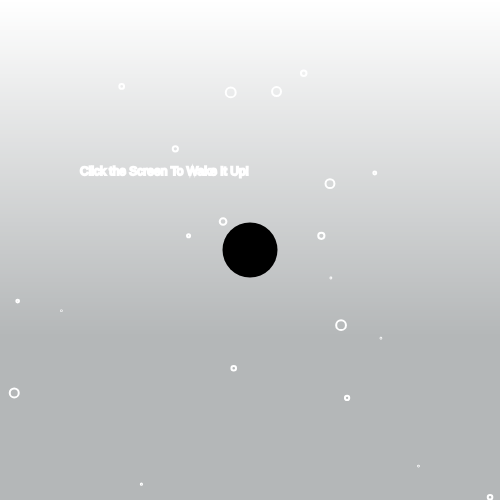
Frame 1 (no input)
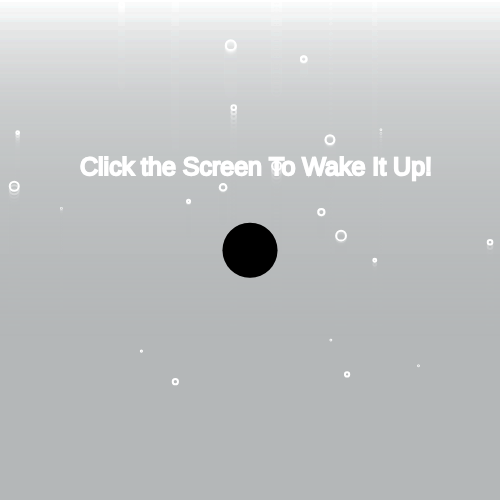
Frame 60 (no input)
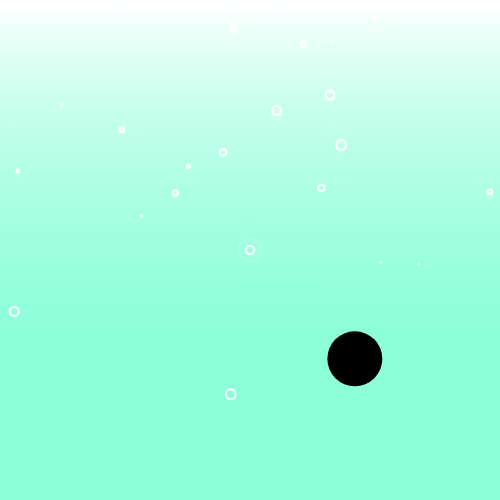
Frame 120 (the mouse pressed at the canvas centre since frame 60)

The p5.js sketch that drew these frames (run headless with seeded random() and noise() and a simulated clock; from frame 60 on, the mouse is pressed at the canvas centre):

// p5.js sketch
// ── sketch.js
let ballX = 250;
let ballY = 250;
let angle = 0;
let beginText = "Click the Screen To Wake It Up!";

let moving;

let xacc = 1;
let yacc = 2;
let d=55;
let growspeed=2;

let wakemillisecond = 0;

let angle1;
let angleV;
let radiald;
let sinValue;

let h=5;

let h1 = 2;
let x, y;
let speed;
let r, g, b;

let speedX=5;
let speedY=5;

let xArray = [];
let yArray = [];
let speedArray = [];
let dArray=[];

let sinInputC = 0;

let change=false;

let speedI=2;

let distanceT

function setup(){
    createCanvas(500,500);

    angle1 = 0;
    angleV = 0.06;
    radiald = 150;
  
    moving = 0;
    
    x=random(width);
    y=random(height);
  
  
    r = 180;
    g = 183;
    b = 184;
    
    for (let i = 0; i <= 20; i ++) {
      xArray.push(random(width));
      yArray.push(random(height));
      speedArray.push(random(0.1, 5));
      dArray.push(random(0,10))
    }
    
    distanceT=dist(ballX,ballY,0,260);
}

function draw(){
    background(260,260,260,50);
  
  background1();

  fill(260);
  text(beginText, 80, 175);
  textSize(25);
  
  
  if (moving == 1) {
    
    background(260,260,260,100);
    
    if(millis() - wakemillisecond < 22500 || millis() - wakemillisecond >= 29500 ){
    ballwaken();
  }

    if(millis() - wakemillisecond > 3000 && millis() - wakemillisecond < 45500){
      ballMoving();
    }
    
    if (millis() - wakemillisecond >= 22500 && millis() - wakemillisecond < 29500) {
      
      if(distanceT>0){
         ballX -=ballX/speedX;
         ballY +=(-ballY+250)/speedY;
      }
      fill(0,0,0,90);
  circle(ballX, ballY, d);
       }
    
    if(millis() - wakemillisecond >= 29500 && millis() - wakemillisecond < 45500){
      ballsin();
    }
    
    if (millis() - wakemillisecond >= 45500 ) {
      ballcircle();
      }
    
  } else if (moving == 0) {
    ball();
  }else if( moving == 2){
    ballIn();
  }
  
}

function mousePressed() {
  if (moving == 0){
  beginText = "";
  
  moving = 1;
  wakemillisecond = millis();
  }else if(moving == 1){
    moving=2;
  }
}

function ball() {
  
    noStroke();
    fill(0);
    circle(ballX, ballY, d);
    ballY = ballY + sin(angle) * 0.3;
    angle += 0.1;
    
  }

function ballMoving() {

    noStroke();
    fill(0,0,0,90);
    circle(ballX, ballY, d);
  
    d=d+growspeed;
    if(d>200 || d <20 ){
      growspeed = -growspeed;
    }
  
    ballX = ballX + xacc;
    ballY = ballY + yacc;
  
    if (ballX < d/2 || ballX > width - d/2) {
      xacc = -xacc;
    }
    if (ballY < d/2 || ballY > height - d/2) {
      yacc = -yacc;
    }
  }

function ballwaken() {
    fill(0,0,0);
    noStroke();
    circle(ballX, ballY, d);
  
    for (let i = 0; i < 2; i += 0.5) {
      ballY = ballY + sin(angle) * i;
      angle += 0.01;
      ballX = ballX + sin(angle) * (i * random(0, 2));
    }
  }

function ballsin() {
    noStroke();
          fill(100,20,30);
          text("It's still exploring its surrounding……",10,20);
  
    d=15;
    sinValue = 60 * sin(ballX * 0.05) + 10;
    ballY = sinValue + 250;
    ballX += 2;
    
    if (ballX > width +d) {
      ballX = 0;
    }
    
    for(let i=20; i<=80; i+=4){
              circle(ballX,ballY,i)
              noStroke();
              fill(0,0,0,50);
            }
  }

function ballcircle() {
    d=25;
    ballX = width / 2 + cos(angle1) * radiald;
    ballY = height / 2 + sin(angle1) * radiald;
    angle1 += angleV;
    
    for(let i=20; i<=80; i+=4){
              circle(ballX,ballY,i)
              noStroke();
              fill(0,0,0,50);
       }
    
          noStroke();
          fill(100,20,30);
          text("It seems that it wants to play with you.",10,20);
          text("Click on the screen to play with it.",10,45);
        
  }

function background1(){
  
    for (let i = height; i >= h1; i -= h1) {
      rect(0, i, 500, h1);
      noStroke();
      fill(r, g, b, (i / 400) * 300);
    }
  
    for (let i = 0; i <= 20; i += 1) {
    
      strokeWeight(2);
      stroke(260);
      noFill();
      circle(xArray[i], yArray[i], dArray[i]);
  
      
      yArray[i] = yArray[i] - speedArray[i];
      
      if(yArray[i]<0){
        yArray[i]=random(height);
      }
    }
  
      if (change){
        let sinValueC=sin(sinInputC);
        sinInputC +=0.008;
  
        let cG=map(sinValueC,-1,1,1,250);
        r=65;
        g=168+cG;
        b=191;
      }
    
    if(mouseIsPressed === true){
      change=true;
      
      let x1=mouseX;
        let y1=mouseY;
        circle(x1,y1,random(0,30));
        y1=y1+random(0,10);
      
    }
  }

function ballIn(){

    let dx=mouseX-ballX;
    let dy=mouseY-ballY;
    
      noStroke();
      fill(0);
      circle(ballX,ballY,5);
      for(let i=20; i<=80; i+=4){
              circle(ballX,ballY,i)
              noStroke();
              fill(0,0,0,50);
       }
    
    let distance=dist(ballX, ballY, mouseX, mouseY);
  
    if (distance>speedI && mouseX<width && mouseY<height){

      let angle=atan2(dy,dx);
      
      ballX += cos(angle)*speedI;
      ballY += sin(angle)*speedI;
    }
      if (mouseX>width || mouseY>height || mouseX<0 || mouseY <0){
        ball();
      }
  }
// ── style.css
body{
 background-color:black;
}

h1{
    color: aqua;
    text-align: center;
}
h4{
    color: aqua;
    text-align: center;
}

p{
    text-align: center;
    color: aliceblue;
}
canvas{
    border: 10px solid rgb(71, 71, 71);
   display: block;
   margin: auto;
}
